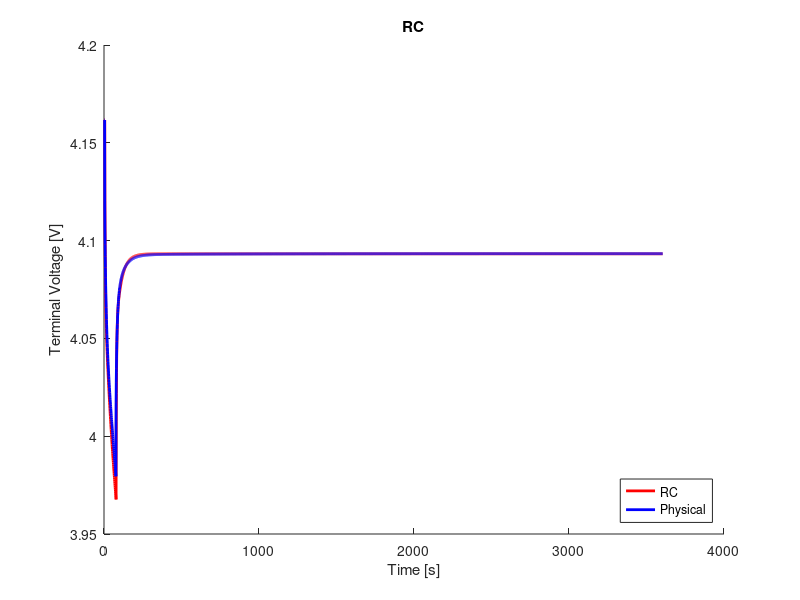

Write the MATLAB code that produced this figure.
clear;
clc;
close all;

%% load data
load('ocv_final.mat');
time_ocv = time;
load('pulse_5_c_0.mat');
load('rc2_cf_5_c.mat');

%% voltage limitations
v_max = 4.4;                                    % cut-over voltage
v_min = 3.0;                                    % cut-off voltage

%% resample ocv and soc
t1 = time_ocv(1);
t2 = time_ocv(end);
dt = 1;                                         % sample time
t = (t1:dt:t2) - t1;

ocv = interp1(time_ocv, ocv, t1:dt:t2);
soc = interp1(time_ocv, soc, t1:dt:t2);

s = length(time);

%% variables
Q = 16.8;
eta = 1.0;                                  % coulombic efficiency

n = 2;                                      % number of rc links
i_r = zeros(n, 1);
v_c = zeros(n, 1);
flag = 1;

%% compute soc
ind_init = soc(interp1(ocv, 1:length(ocv), V_batt_time(1), 'nearest'))
ind_init = interp1(soc, 1:length(soc), ind_init, 'nearest');
v_t(1) = ocv(ind_init);
z0 = soc(ind_init);
z = z0 - dt/(Q*3600)*eta*cumsum(I(1:end));

% manual fit
p = 1;
r0 = r0_cf(p);
r1 = r1_cf(p);
r2 = r2_cf(p);
% r3 = r3_cf(p);
c1 = c1_cf(p);
c2 = c2_cf(p);
% c3 = c3_cf(p);

r = [r1; r2];
c = [c1; c2];

%% compute terminal voltage
for j = 1:n
    f(j) = exp(-dt/(r(j)*c(j)));
end
for k = 1:s-1
    if flag == 1
        i_r(:, k+1) = diag(f)*i_r(:, k) + (1-f')*I(k);
        v_c(:, k) = i_r(:, k).*r;
        ind = interp1(soc, 1:length(soc), z(k), 'nearest');
        v_t(k+1) = ocv(ind) - sum(v_c(:, k)) - I(k).*r0;
        if v_t(k) < v_min
            fprintf('Reached lower voltage limit.');
            flag = 0;
        end
        if v_t(k) > v_max
            fprintf('Reached upper voltage limit.');
            flag = 0;
        end 
    end
end

%% compute rms error
v_t = reshape(v_t, size(V_batt_time));
rmse = 1000*sqrt(mean((V_batt_time - v_t).^2))     % [mV]

%% plot
figure(1);
hold on;
plot(time, v_t, 'r', 'LineWidth', 2)
hold on;
plot(time, V_batt_time, 'b', 'LineWidth', 2)
xlabel('Time [s]')
ylabel('Terminal Voltage [V]')
title('RC')
legend('RC', 'Physical', 'location', 'southeast')
